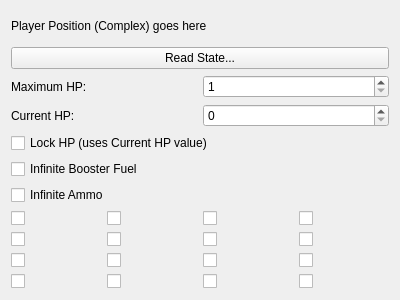
<?xml version="1.0" encoding="UTF-8"?>
<ui version="4.0">
 <class>DoukStatusView</class>
 <widget class="QWidget" name="DoukStatusView">
  <property name="geometry">
   <rect>
    <x>0</x>
    <y>0</y>
    <width>400</width>
    <height>300</height>
   </rect>
  </property>
  <property name="windowTitle">
   <string>DoukMemEd: Status View</string>
  </property>
  <layout class="QVBoxLayout" name="verticalLayout_2">
   <item>
    <widget class="QLabel" name="lblPlayerPosComplex">
     <property name="text">
      <string>Player Position (Complex) goes here</string>
     </property>
    </widget>
   </item>
   <item>
    <widget class="QPushButton" name="btnReadMem">
     <property name="text">
      <string>Read State...</string>
     </property>
    </widget>
   </item>
   <item>
    <layout class="QVBoxLayout" name="vHP">
     <item>
      <layout class="QHBoxLayout" name="hMaxHP">
       <item>
        <widget class="QLabel" name="lMaxHP">
         <property name="text">
          <string>Maximum HP:</string>
         </property>
        </widget>
       </item>
       <item>
        <widget class="QSpinBox" name="sbMaxHP">
         <property name="buttonSymbols">
          <enum>QAbstractSpinBox::UpDownArrows</enum>
         </property>
         <property name="minimum">
          <number>1</number>
         </property>
         <property name="maximum">
          <number>9999</number>
         </property>
         <property name="displayIntegerBase">
          <number>16</number>
         </property>
        </widget>
       </item>
      </layout>
     </item>
     <item>
      <layout class="QHBoxLayout" name="hCurHP">
       <item>
        <widget class="QLabel" name="lCurHP">
         <property name="text">
          <string>Current HP:</string>
         </property>
        </widget>
       </item>
       <item>
        <widget class="QSpinBox" name="sbCurHP">
         <property name="buttonSymbols">
          <enum>QAbstractSpinBox::UpDownArrows</enum>
         </property>
         <property name="minimum">
          <number>0</number>
         </property>
         <property name="maximum">
          <number>9999</number>
         </property>
         <property name="displayIntegerBase">
          <number>16</number>
         </property>
        </widget>
       </item>
      </layout>
     </item>
    </layout>
   </item>
   <item>
    <layout class="QVBoxLayout" name="vLocks">
     <item>
      <widget class="QCheckBox" name="cbLockHP">
       <property name="text">
        <string>Lock HP (uses Current HP value)</string>
       </property>
      </widget>
     </item>
     <item>
      <widget class="QCheckBox" name="cbInfBoost">
       <property name="text">
        <string>Infinite Booster Fuel</string>
       </property>
      </widget>
     </item>
     <item>
      <widget class="QCheckBox" name="cbInfAmmo">
       <property name="text">
        <string>Infinite Ammo</string>
       </property>
      </widget>
     </item>
    </layout>
   </item>
   <item>
    <layout class="QHBoxLayout" name="hEquips">
     <item>
      <layout class="QVBoxLayout" name="vEquips1">
       <item>
        <widget class="QCheckBox" name="cbEquip01">
         <property name="text">
          <string/>
         </property>
        </widget>
       </item>
       <item>
        <widget class="QCheckBox" name="cbEquip02">
         <property name="text">
          <string/>
         </property>
        </widget>
       </item>
       <item>
        <widget class="QCheckBox" name="cbEquip03">
         <property name="text">
          <string/>
         </property>
        </widget>
       </item>
       <item>
        <widget class="QCheckBox" name="cbEquip04">
         <property name="text">
          <string/>
         </property>
        </widget>
       </item>
      </layout>
     </item>
     <item>
      <layout class="QVBoxLayout" name="vEquips2">
       <item>
        <widget class="QCheckBox" name="cbEquip05">
         <property name="text">
          <string/>
         </property>
        </widget>
       </item>
       <item>
        <widget class="QCheckBox" name="cbEquip06">
         <property name="text">
          <string/>
         </property>
        </widget>
       </item>
       <item>
        <widget class="QCheckBox" name="cbEquip07">
         <property name="text">
          <string/>
         </property>
        </widget>
       </item>
       <item>
        <widget class="QCheckBox" name="cbEquip08">
         <property name="text">
          <string/>
         </property>
        </widget>
       </item>
      </layout>
     </item>
     <item>
      <layout class="QVBoxLayout" name="vEquips3">
       <item>
        <widget class="QCheckBox" name="cbEquip09">
         <property name="text">
          <string/>
         </property>
        </widget>
       </item>
       <item>
        <widget class="QCheckBox" name="cbEquip10">
         <property name="text">
          <string/>
         </property>
        </widget>
       </item>
       <item>
        <widget class="QCheckBox" name="cbEquip11">
         <property name="text">
          <string/>
         </property>
        </widget>
       </item>
       <item>
        <widget class="QCheckBox" name="cbEquip12">
         <property name="text">
          <string/>
         </property>
        </widget>
       </item>
      </layout>
     </item>
     <item>
      <layout class="QVBoxLayout" name="vEquips4">
       <item>
        <widget class="QCheckBox" name="cbEquip13">
         <property name="text">
          <string/>
         </property>
        </widget>
       </item>
       <item>
        <widget class="QCheckBox" name="cbEquip14">
         <property name="text">
          <string/>
         </property>
        </widget>
       </item>
       <item>
        <widget class="QCheckBox" name="cbEquip15">
         <property name="text">
          <string/>
         </property>
        </widget>
       </item>
       <item>
        <widget class="QCheckBox" name="cbEquip16">
         <property name="text">
          <string/>
         </property>
        </widget>
       </item>
      </layout>
     </item>
    </layout>
   </item>
  </layout>
 </widget>
 <resources/>
 <connections/>
</ui>
